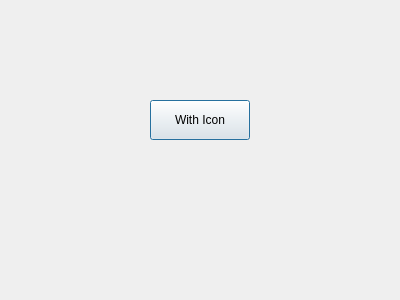
<?xml version='1.0' encoding='utf-8'?>
<ui version="4.0">
  <!-- Generated for PYSIDE6 -->
  <class>ResourceTest</class>
  <widget class="QDialog" name="ResourceTest">
    <property name="geometry">
      <rect>
        <x>0</x>
        <y>0</y>
        <width>400</width>
        <height>300</height>
      </rect>
    </property>
    <property name="windowTitle">
      <string>ResourceTest</string>
    </property>
    <widget class="QPushButton" name="iconBtn">
      <property name="text">
        <string>With Icon</string>
      </property>
      <property name="geometry">
        <rect>
          <x>150</x>
          <y>100</y>
          <width>100</width>
          <height>40</height>
        </rect>
      </property>
      <property name="icon">
        <iconset resource=":/icons/button_icon.png" theme="document-new" />
      </property>
    </widget>
  </widget>
  <resources>
    <include location="resources.qrc" />
  </resources>
</ui>
